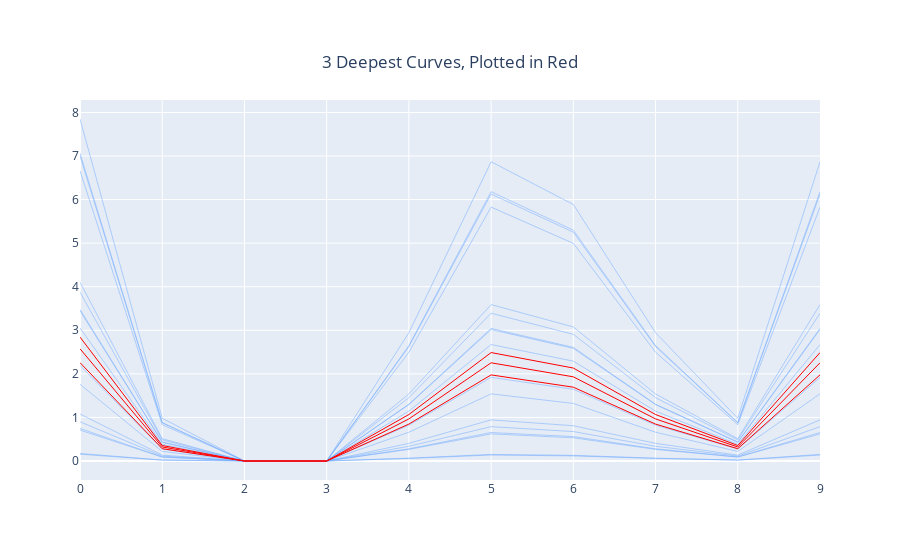

The code cell stored with this chart in its notebook:
### Markdown cell above
In addition to writing out the image in any general image format, we can visualize the results with Plotlys `.show()` method.

### Code cell
fig.show()

### Figure 1 — Plotly figure (JSON) as saved in the notebook; plotly's stock layout.template omitted (floating-point values rounded to 4 significant figures)
{"data": [{"line": {"color": "#6ea8ff", "width": 0.5}, "mode": "lines", "name": "0", "type": "scatter", "x": [0, 1, 2, 3, 4, 5, 6, 7, 8, 9], "y": [2.194, 0.2743, 0, 0, 0.8228, 1.92, 1.646, 0.8228, 0.2743, 1.92]}, {"line": {"color": "#6ea8ff", "width": 0.5}, "mode": "lines", "name": "1", "type": "scatter", "x": [0, 1, 2, 3, 4, 5, 6, 7, 8, 9], "y": [6.66, 0.8325, 0, 0, 2.498, 5.828, 4.995, 2.498, 0.8325, 5.828]}, {"line": {"color": "#6ea8ff", "width": 0.5}, "mode": "lines", "name": "2", "type": "scatter", "x": [0, 1, 2, 3, 4, 5, 6, 7, 8, 9], "y": [4.103, 0.5128, 0, 0, 1.538, 3.59, 3.077, 1.538, 0.5128, 3.59]}, {"line": {"color": "#6ea8ff", "width": 0.5}, "mode": "lines", "name": "3", "type": "scatter", "x": [0, 1, 2, 3, 4, 5, 6, 7, 8, 9], "y": [0.156, 0.0195, 0, 0, 0.05851, 0.1365, 0.117, 0.05851, 0.0195, 0.1365]}, {"line": {"color": "#6ea8ff", "width": 0.5}, "mode": "lines", "name": "4", "type": "scatter", "x": [0, 1, 2, 3, 4, 5, 6, 7, 8, 9], "y": [7.003, 0.8753, 0, 0, 2.626, 6.127, 5.252, 2.626, 0.8753, 6.127]}, {"line": {"color": "#6ea8ff", "width": 0.5}, "mode": "lines", "name": "5", "type": "scatter", "x": [0, 1, 2, 3, 4, 5, 6, 7, 8, 9], "y": [3.876, 0.4845, 0, 0, 1.454, 3.392, 2.907, 1.454, 0.4845, 3.392]}, {"line": {"color": "#6ea8ff", "width": 0.5}, "mode": "lines", "name": "7", "type": "scatter", "x": [0, 1, 2, 3, 4, 5, 6, 7, 8, 9], "y": [1.079, 0.1349, 0, 0, 0.4046, 0.944, 0.8092, 0.4046, 0.1349, 0.944]}, {"line": {"color": "#6ea8ff", "width": 0.5}, "mode": "lines", "name": "8", "type": "scatter", "x": [0, 1, 2, 3, 4, 5, 6, 7, 8, 9], "y": [0.9006, 0.1126, 0, 0, 0.3377, 0.788, 0.6755, 0.3377, 0.1126, 0.788]}, {"line": {"color": "#6ea8ff", "width": 0.5}, "mode": "lines", "name": "11", "type": "scatter", "x": [0, 1, 2, 3, 4, 5, 6, 7, 8, 9], "y": [3.055, 0.3819, 0, 0, 1.146, 2.673, 2.291, 1.146, 0.3819, 2.673]}, {"line": {"color": "#6ea8ff", "width": 0.5}, "mode": "lines", "name": "12", "type": "scatter", "x": [0, 1, 2, 3, 4, 5, 6, 7, 8, 9], "y": [7.064, 0.8831, 0, 0, 2.649, 6.181, 5.298, 2.649, 0.8831, 6.181]}, {"line": {"color": "#6ea8ff", "width": 0.5}, "mode": "lines", "name": "13", "type": "scatter", "x": [0, 1, 2, 3, 4, 5, 6, 7, 8, 9], "y": [0.7102, 0.08878, 0, 0, 0.2663, 0.6215, 0.5327, 0.2663, 0.08878, 0.6215]}, {"line": {"color": "#6ea8ff", "width": 0.5}, "mode": "lines", "name": "14", "type": "scatter", "x": [0, 1, 2, 3, 4, 5, 6, 7, 8, 9], "y": [0.1734, 0.02168, 0, 0, 0.06503, 0.1517, 0.1301, 0.06503, 0.02168, 0.1517]}, {"line": {"color": "#6ea8ff", "width": 0.5}, "mode": "lines", "name": "15", "type": "scatter", "x": [0, 1, 2, 3, 4, 5, 6, 7, 8, 9], "y": [7.85, 0.9812, 0, 0, 2.944, 6.868, 5.887, 2.944, 0.9812, 6.868]}, {"line": {"color": "#6ea8ff", "width": 0.5}, "mode": "lines", "name": "16", "type": "scatter", "x": [0, 1, 2, 3, 4, 5, 6, 7, 8, 9], "y": [0.7469, 0.09336, 0, 0, 0.2801, 0.6535, 0.5602, 0.2801, 0.09336, 0.6535]}, {"line": {"color": "#6ea8ff", "width": 0.5}, "mode": "lines", "name": "17", "type": "scatter", "x": [0, 1, 2, 3, 4, 5, 6, 7, 8, 9], "y": [3.447, 0.4309, 0, 0, 1.293, 3.016, 2.586, 1.293, 0.4309, 3.016]}, {"line": {"color": "#6ea8ff", "width": 0.5}, "mode": "lines", "name": "18", "type": "scatter", "x": [0, 1, 2, 3, 4, 5, 6, 7, 8, 9], "y": [1.761, 0.2202, 0, 0, 0.6605, 1.541, 1.321, 0.6605, 0.2202, 1.541]}, {"line": {"color": "#6ea8ff", "width": 0.5}, "mode": "lines", "name": "19", "type": "scatter", "x": [0, 1, 2, 3, 4, 5, 6, 7, 8, 9], "y": [3.478, 0.4347, 0, 0, 1.304, 3.043, 2.608, 1.304, 0.4347, 3.043]}, {"line": {"color": "Red", "width": 1}, "mode": "lines", "name": "6", "type": "scatter", "x": [0, 1, 2, 3, 4, 5, 6, 7, 8, 9], "y": [2.576, 0.322, 0, 0, 0.9659, 2.254, 1.932, 0.9659, 0.322, 2.254]}, {"line": {"color": "Red", "width": 1}, "mode": "lines", "name": "9", "type": "scatter", "x": [0, 1, 2, 3, 4, 5, 6, 7, 8, 9], "y": [2.844, 0.3555, 0, 0, 1.067, 2.489, 2.133, 1.067, 0.3555, 2.489]}, {"line": {"color": "Red", "width": 1}, "mode": "lines", "name": "10", "type": "scatter", "x": [0, 1, 2, 3, 4, 5, 6, 7, 8, 9], "y": [2.258, 0.2823, 0, 0, 0.8469, 1.976, 1.694, 0.8469, 0.2823, 1.976]}], "layout": {"showlegend": false, "title": {"text": "3 Deepest Curves, Plotted in Red", "x": 0.5, "xanchor": "center", "y": 0.9, "yanchor": "top"}}}
